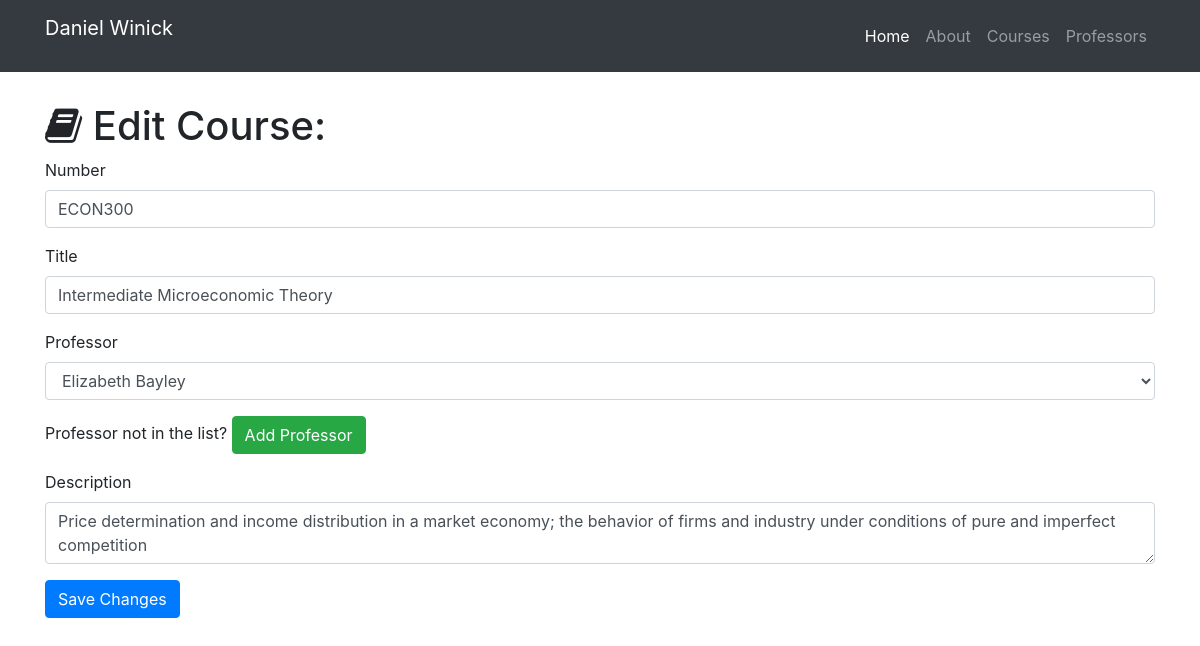
Page /course/edit/4 on the committed database.
### resume.py (models this page shows)
class Course(db.Model):
    __tablename__ = 'courses'
    id = db.Column(db.Integer, primary_key=True)
    number = db.Column(db.String(256))
    title = db.Column(db.String(256))
    desc = db.Column(db.Text)
    professor_id = db.Column(db.Integer, db.ForeignKey('professors.id'))

### resume.py (the view, shortened to what this page needs)
@app.route('/course/edit/<int:id>', methods=['GET', 'POST'])
def edit_course(id):
    course = Course.query.filter_by(id=id).first()
    professors = Professor.query.all()
    if request.method == 'GET':
        return render_template('courses-edit.html', course=course, professors=professors)

### templates/courses-edit.html (shortened to what this page needs)
{% extends "home-base.html"%}
{% block page_content%}
  <div class="container">
    <h1 class="mt-5"><i class="fa fa-book" aria-hidden="true"></i> Edit Course:</h1>
    <form action="/course/edit/{{course.id}}" method="post">
      <div class="form-group">
        <label>Number</label>
        <input class="form-control" type="text" name="number" value="{{course.number}}" required="true">
      </div>
      <div class="form-group">
        <label>Title</label>
        <input class="form-control" type="text" name="title" value="{{course.title}}" required="true">
      </div>
      <div class="form-group">
        <label>Professor</label>
        <select class="form-control" name="professor">
          {% for professor in professors %}
            {% if professor == course.professor %}
              <option selected="selected">{{professor.name}}</option>
            {% else %}
              <option>{{professor.name}}</option>
            {% endif %}
          {% endfor %}
        </select>
      </div>
      <div class="form-group">
        Professor not in the list? <a href="/professor/add" class="btn btn-success" role="button" aria-disabled="true">Add Professor</a>
      </div>
      <div class="form-group">
        <label>Description</label>
        <textarea class="form-control" name="desc" required="true">{{course.desc}}</textarea>
      </div>
      <button type="submit" class="btn btn-primary">Save Changes</button>
    </form>
  </div>
{% endblock%}

### static/css/myresume.css (style rules this page uses)
body { padding-top: 54px; }

### rows in the picture
Course: number "ECON300", title "Intermediate Microeconomic Theory", desc "Price determination and income distribution in a market economy; the behavior of firms and industry under conditions of pure and imperfect competition"

### other values in the picture
form field professor "Elizabeth Bayley"
